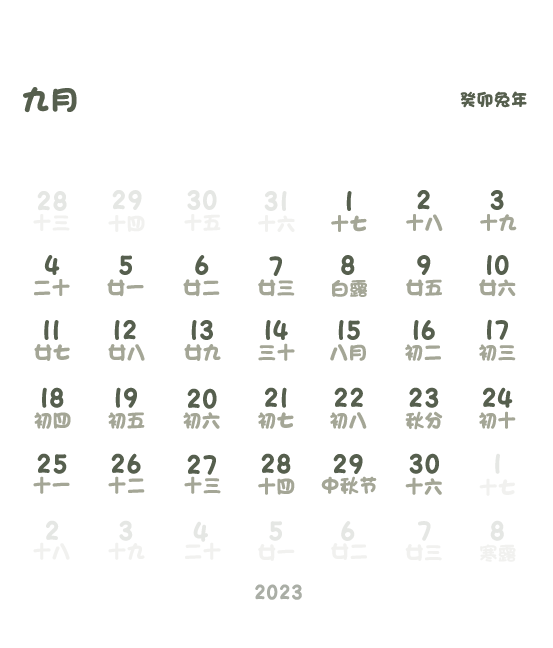
#> input picture web/resource/China/images/Scene/Calendar/calendar_9.png, 553 x 648 px, found by its file name
$ python cal_geometry.py
#> lines starting #> are read from the running program, lines starting #| are printed output that depends on the picture
#!/usr/bin/env python3
"""Measure the baked calendar page: size, and the pixel bands that contain ink.

The month pages (resource/China/images/Scene/Calendar/calendar_N.png) are
pre-rendered 2023 calendars, so before deciding how to overlay a real one it
helps to know exactly where the title / weekday row / date rows / year sit.
"""
from pathlib import Path as _PortablePath
# 仓库根：本文件位于 <仓库根>/work/tools/ 下，因此向上两级。
# 不写死任何绝对路径 —— 换机器 / 换系统（Windows、Linux、macOS）都能直接跑。
PROJECT_ROOT = _PortablePath(__file__).resolve().parents[2]
import sys

from PIL import Image

path = sys.argv[1] if len(sys.argv) > 1 else \
    str(PROJECT_ROOT) + "/work/run/web/resource/China/images/Scene/Calendar/calendar_9.png"

im = Image.open(path).convert("RGB")
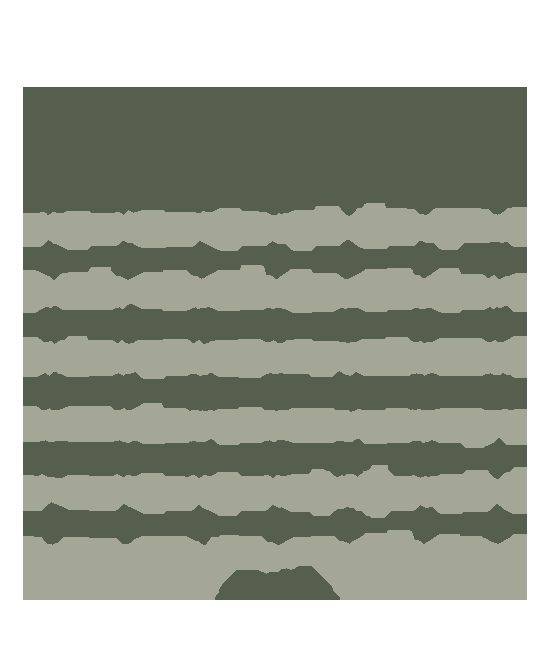
#> im: PIL image 553x648 RGB; mean R, G, B 159.1, 163.3, 151.3
w, h = im.size
#> w = 553; h = 648
print("size: %dx%d  mode=%s" % (w, h, im.mode))
#| size: 553x648  mode=RGB
px = im.load()


def ink(x, y):
    r, g, b = px[x, y]
    # anything clearly darker than the paper background
    return (r + g + b) / 3 < 150


rows = []
for y in range(h):
    n = sum(1 for x in range(w) if ink(x, y))
    rows.append(n)
#> this loop made 648 passes

# group consecutive rows with ink into bands
bands = []
cur = None
for y, n in enumerate(rows):
    if n > 0:
        if cur is None:
            cur = [y, y, 0]
        cur[1] = y
        cur[2] = max(cur[2], n)
    else:
        if cur is not None and cur[1] - cur[0] >= 1:
            bands.append(tuple(cur))
        cur = None
if cur is not None:
    bands.append(tuple(cur))

print("ink row-bands (y0,y1,maxcount):")
for b in bands:
    print("   %4d..%4d  max=%d" % b)
#> this loop made 7 passes
#> b on passes 1 to 7: (87, 215, 504), (240, 279, 504), (304, 343, 504), (371, 411, 504), (438, 478, 504), (502, 544, 504), (566, 599, 125)
#|      87.. 215  max=504
#|     240.. 279  max=504
#|     304.. 343  max=504
#|     371.. 411  max=504
#|     438.. 478  max=504
#|     502.. 544  max=504
#|     566.. 599  max=125

cols = []
for x in range(w):
    n = sum(1 for y in range(h) if ink(x, y))
    cols.append(n)
cbands = []
cur = None
for x, n in enumerate(cols):
    if n > 0:
        if cur is None:
            cur = [x, x, 0]
        cur[1] = x
        cur[2] = max(cur[2], n)
    else:
        if cur is not None and cur[1] - cur[0] >= 1:
            cbands.append(tuple(cur))
        cur = None
#> this loop made 553 passes
#> n on passes 1 to 3: 0, 0, 0
if cur is not None:
    cbands.append(tuple(cur))
print("ink col-bands (x0,x1,maxcount):")
for b in cbands:
    print("   %4d..%4d  max=%d" % b)
#> this loop made 1 pass
#> b on pass 1: (23, 526, 335)
#|      23.. 526  max=335

$ run again, with web/resource/China/images/Scene/Calendar/calendar_1.png copied over web/resource/China/images/Scene/Calendar/calendar_9.png
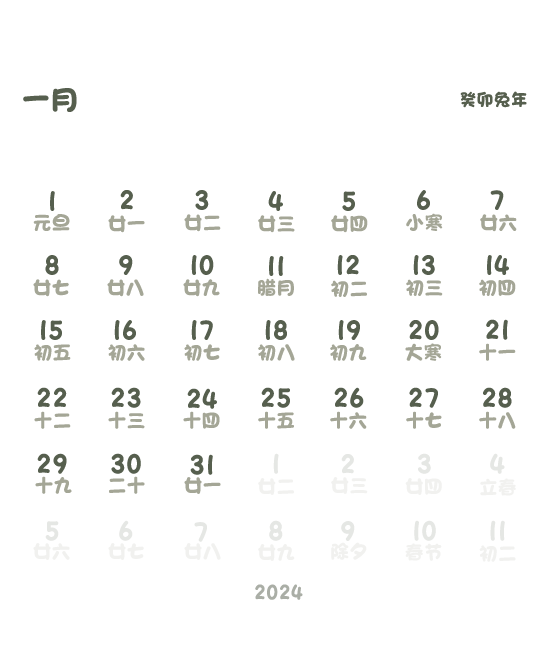
#> input picture web/resource/China/images/Scene/Calendar/calendar_1.png, 553 x 648 px, found by its file name
#> `im = Image.open(path).convert("RGB")`:
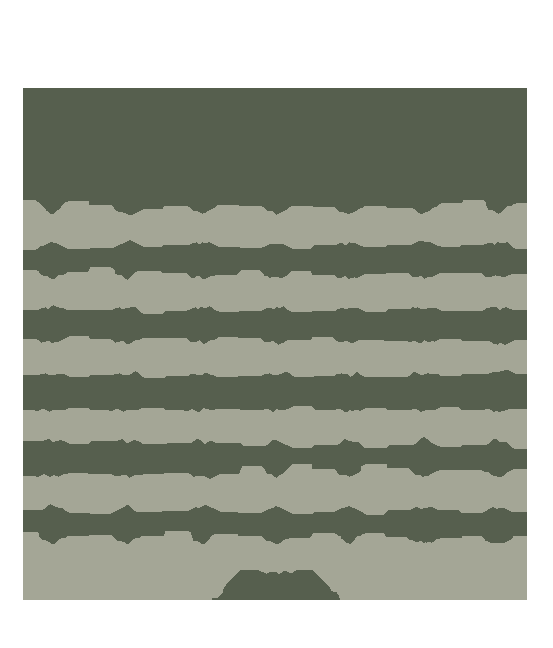
#> im: PIL image 553x648 RGB; mean R, G, B 159.6, 163.8, 151.9
#| size: 553x648  mode=RGB
#> the loop `for y in range(h):` made 648 passes
#> the loop `for b in bands:` made 7 passes
#> b on passes 1 to 7: (88, 214, 504), (240, 279, 504), (305, 344, 504), (370, 411, 504), (437, 478, 504), (504, 543, 504), (570, 599, 128)
#> (printed output is left out)
#> the loop `for x, n in enumerate(cols):` made 553 passes
#> n on passes 1 to 3: 0, 0, 0
#> the loop `for b in cbands:` made 1 pass
#> b on pass 1: (23, 526, 334)
#> (printed output is left out)

$ run again, with web/resource/China/images/Scene/Calendar/calendar_4.png copied over web/resource/China/images/Scene/Calendar/calendar_9.png
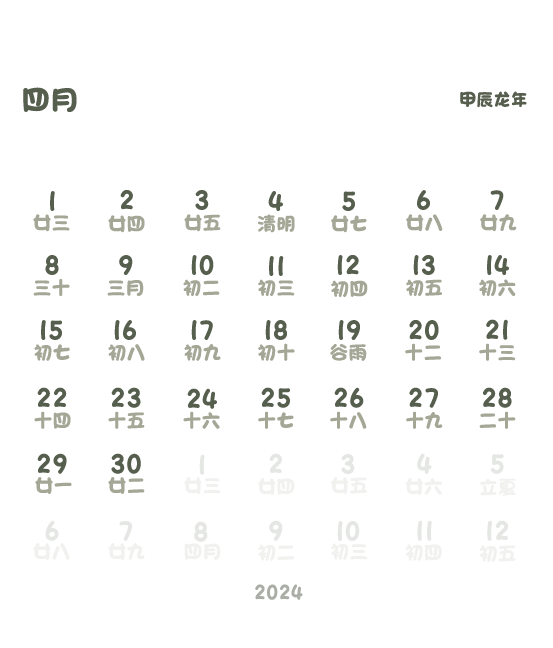
#> input picture web/resource/China/images/Scene/Calendar/calendar_4.png, 553 x 648 px, found by its file name
#> `im = Image.open(path).convert("RGB")`:
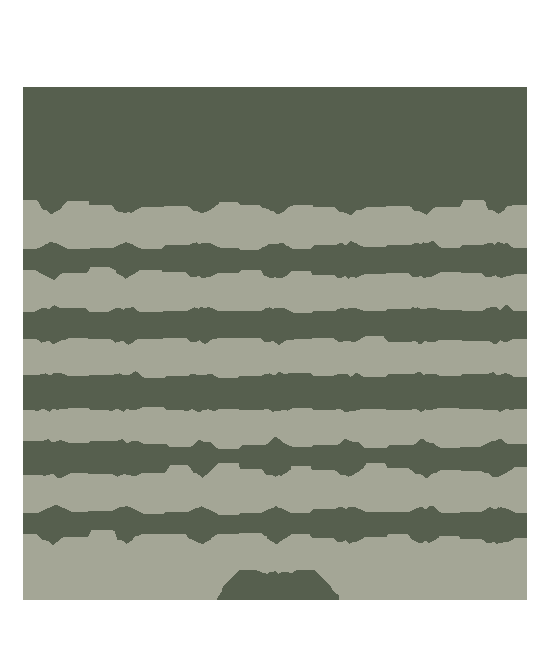
#> im: PIL image 553x648 RGB; mean R, G, B 159.6, 163.7, 151.7
#| size: 553x648  mode=RGB
#> the loop `for y in range(h):` made 648 passes
#> the loop `for b in bands:` made 7 passes
#> b on passes 1 to 7: (87, 214, 504), (241, 279, 504), (305, 344, 504), (371, 411, 504), (437, 477, 504), (505, 544, 504), (570, 599, 122)
#> (printed output is left out)
#> the loop `for x, n in enumerate(cols):` made 553 passes
#> n on passes 1 to 3: 0, 0, 0
#> the loop `for b in cbands:` made 1 pass
#> b on pass 1: (23, 526, 338)
#> (printed output is left out)

$ run again, with web/resource/China/images/Scene/Calendar/calendar_5.png copied over web/resource/China/images/Scene/Calendar/calendar_9.png
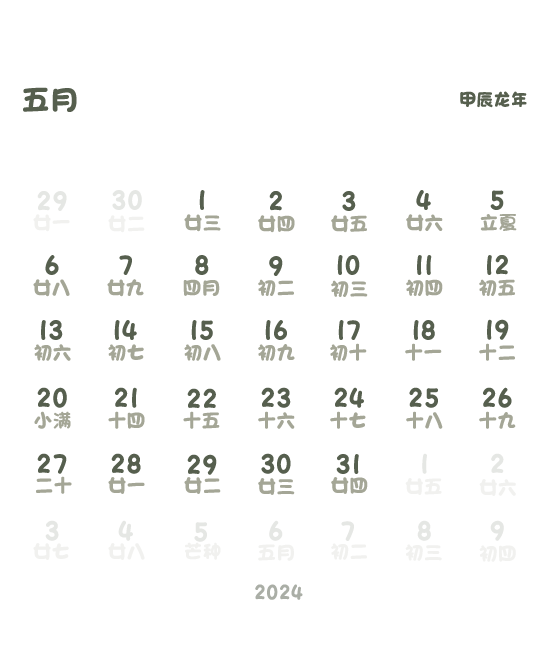
#> input picture web/resource/China/images/Scene/Calendar/calendar_5.png, 553 x 648 px, found by its file name
#> `im = Image.open(path).convert("RGB")`:
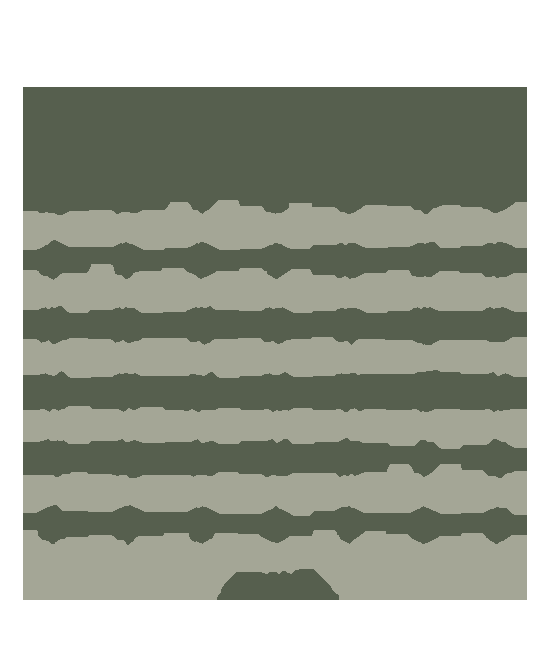
#> im: PIL image 553x648 RGB; mean R, G, B 159.5, 163.6, 151.6
#| size: 553x648  mode=RGB
#> the loop `for y in range(h):` made 648 passes
#> the loop `for b in bands:` made 7 passes
#> b on passes 1 to 7: (87, 214, 504), (240, 279, 504), (306, 344, 504), (370, 411, 504), (438, 477, 504), (505, 544, 504), (569, 599, 122)
#> (printed output is left out)
#> the loop `for x, n in enumerate(cols):` made 553 passes
#> n on passes 1 to 3: 0, 0, 0
#> the loop `for b in cbands:` made 1 pass
#> b on pass 1: (23, 526, 332)
#> (printed output is left out)
